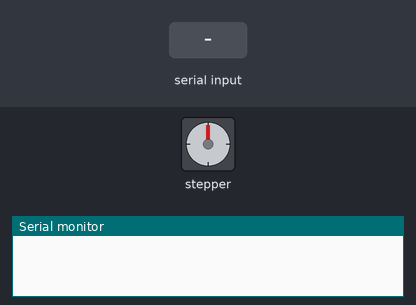
The sketch below on a simulated Arduino Uno, built with avr-gcc and run on an emulated ATmega328P. Shown: stepper motor, the last lines printed to the serial monitor. The test bench sets the inputs (shaded band). Stepper angles assume 200 steps per turn.

Above: at 1.2 s.
1.3 s: "OPEN_VALVE\n" received over Serial
At 2.4 s:
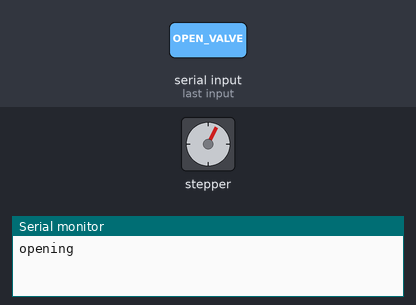
At 4.09 s:
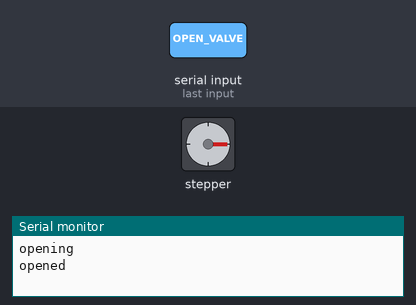
4.3 s: "CLOSE_VALVE\n" received over Serial
At 5.4 s:
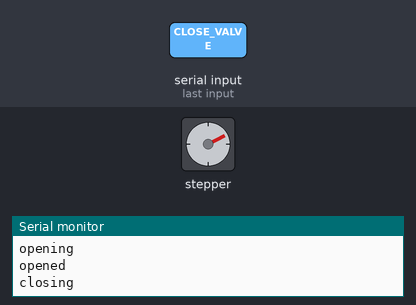
Timing chart, 0 to 8.4 s (numbered marks = the images above; inputs shaded):
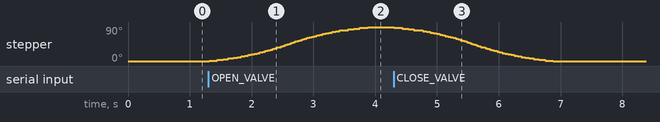

The sketch:

cloud_tm_client.ino
```cpp
// This file is made by splicing the stepper motor lab code for this course with
// This https://www.adventuresintechland.com/how-to-control-arduinos-serial-monitor-with-python/

// include a library of functions to use the servo
#include <AccelStepper.h> //Include AccelStepper library, via Arduino or Internet

// stepper definitions
#define DIR 7                  // DIR pin from A4988 to pin 7
#define STEP 4                 // STEP pin from A4988 to pin 4
#define MOTOR_INTERFACE_TYPE 1 // How many motors are connected (Maximum motors are 4)
byte numSteps = 0;             // The number of steps to take.
int currentSteps = 0;          // The current number of steps taken.
#define MAX_STEPS 100          // This is the maximum number of steps that will advance (You can modify this value).
#define FULLSTEP 4
// I think maybe there are only 200 steps per rotation... the "step angle" is
// listed as 1.80º
#define STEP_PER_REVOLUTION 200 // this value is from datasheet -- this comment is from john, said 2048

AccelStepper stepper = AccelStepper(MOTOR_INTERFACE_TYPE, STEP, DIR); // Create a new instance of the AccelStepper class

void setup()
{
  // Start serial connection
  Serial.begin(9600);
  Serial.flush();

  // Setup the motor
  stepper.setMaxSpeed(100.0);   // set the maximum speed
  stepper.setAcceleration(20.0); // set acceleration
  stepper.setSpeed(200);         // set initial speed
  stepper.setCurrentPosition(0); // set position
  // stepper.moveTo(STEP_PER_REVOLUTION); // set target position: 64 steps <=> one revolution
}

enum State
{
  WaitingForCommand,
  Opening,
  Closing,
};

State state = WaitingForCommand;
String command = "";

void loop()
{

  switch (state)
  {
  case WaitingForCommand:
    command = Serial.readStringUntil('\n');
    if (command == "OPEN_VALVE")
    {
      Serial.println("opening");
      state = Opening;
      stepper.moveTo(STEP_PER_REVOLUTION / 4);
    }
    else if (command == "CLOSE_VALVE")
    {
      Serial.println("closing");
      state = Closing;
      stepper.moveTo(0);
    }
  case Opening:
  case Closing:
    runMotor();
  }
}

void runMotor()
{
  stepper.run();

  if (stepper.distanceToGo() == 0)
  {
    // mot sure what this does? maybe keeps it spinning?
    stepper.moveTo(stepper.currentPosition());

    switch (state)
    {
    case Closing:
      Serial.println("closed");
      break;
    case Opening:
      Serial.println("opened");
      break;
    }

    state = WaitingForCommand;
  }
}
```

Measured:
- after the input at 1.3 s, stepper: turns 90° clockwise in 2.6 s, starting at once
- after the input at 4.3 s, stepper: turns 90° counter-clockwise in 2.6 s, starting at once
